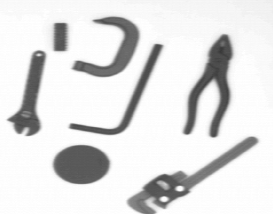
%> input picture Faculdade/PG/imagens/img2.bmp, 273 x 214 px
$ octave assinatura_octave.m   (GNU Octave 9; MATLAB toolbox functions it lacks are replaced by stand-ins)
%> lines starting %> are read from the running program, lines starting %| are printed output that depends on the picture; in (x1, y1, x2, y2) boxes, pixels count from 0 and x2, y2 are one past the last pixel; in counts of white or black regions, pixels touching at a corner belong together; the program's own positions count from 1
pkg load image

%limpar area
clear, clc, close all

%carrega imagens, binariza mostra imagem original
im1 = imread('img2.bmp');
%> im1 is the input picture: size 214x273x3 uint8; min 56, max 255, mean 223.8
im1 = im2bw(im1,graythresh(im1));
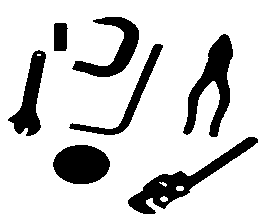
%> im1: size 214x273 logical; 82.3% white; 7 black regions, largest, box (x1, y1, x2, y2) and area: (128, 137, 258, 214) 2185, (183, 34, 233, 137) 2102, (53, 145, 110, 184) 1743

%reconhece e destaca as bordas, plota o número do objeto no centróide
[B1,L1,N1] = bwboundaries(~im1);
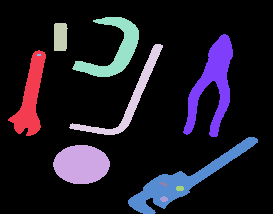
%> L1: size 214x273 double; 12 distinct labels, from 0 to 11; one colour per label, 0 black
%> B1 = 11 boundaries; largest, box (x1, y1, x2, y2) and points: (183, 34, 233, 137) 327, (128, 137, 258, 214) 301, (69, 44, 163, 135) 280, (72, 17, 139, 77) 244, (8, 50, 46, 136) 205; N1 = 7
figure, imshow(im1);
for cnt = 1:N1
    hold on;
        boundary1 = B1{cnt};
        plot(boundary1(:,2), boundary1(:,1),'r');
    hold on;
        text(mean(boundary1(:,2)), mean(boundary1(:,1)),num2str(cnt), 'Color', 'red');
end
%> this loop made 7 passes
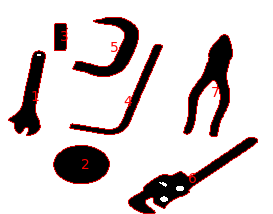
%> figure redrawn from the program's plot data

%plota a função assinatura
figure;
if mod(N1,2)==0
    subplotrow = ceil(sqrt(N1));
else
    subplotrow = ceil(sqrt(N1)+1);
%> subplotrow = 4
end

for cnt = 1:N1
    boundary1 = B1{cnt};
    [th, r]=cart2pol(boundary1(:,2)-mean(boundary1(:,2)), ...
    boundary1(:,1)-mean(boundary1(:,1)));
    subplot(subplotrow,round(N1/subplotrow),cnt);
    %subplot(subplotrow,round(N1/subplotrow),cnt);

    plot(th,r,'.');
    axis([-pi pi 0 50]);
    xlabel('radiano');ylabel('r');
    title(['Objeto ', num2str(cnt)]);
end
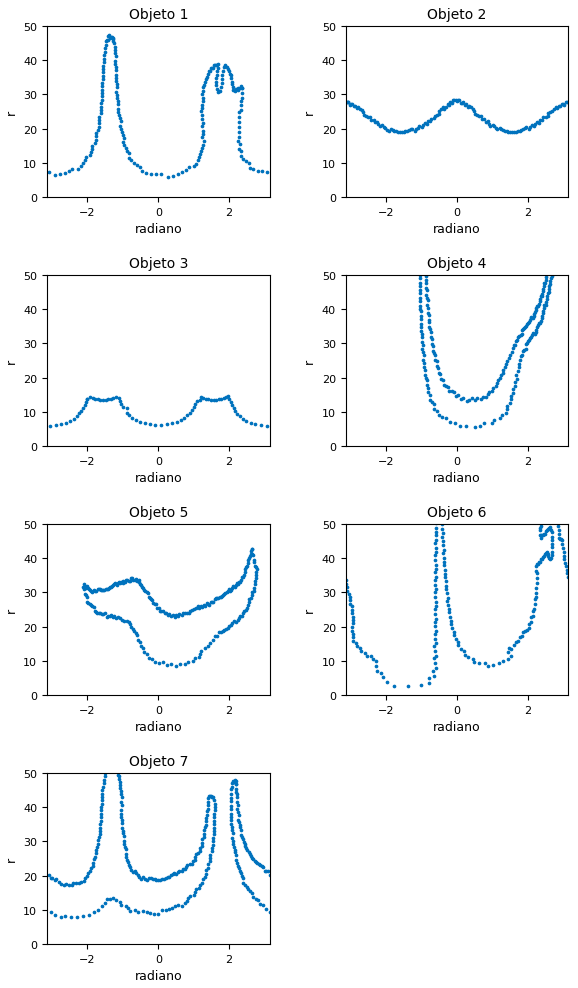
%> figure redrawn from the program's plot data, 7 panels
